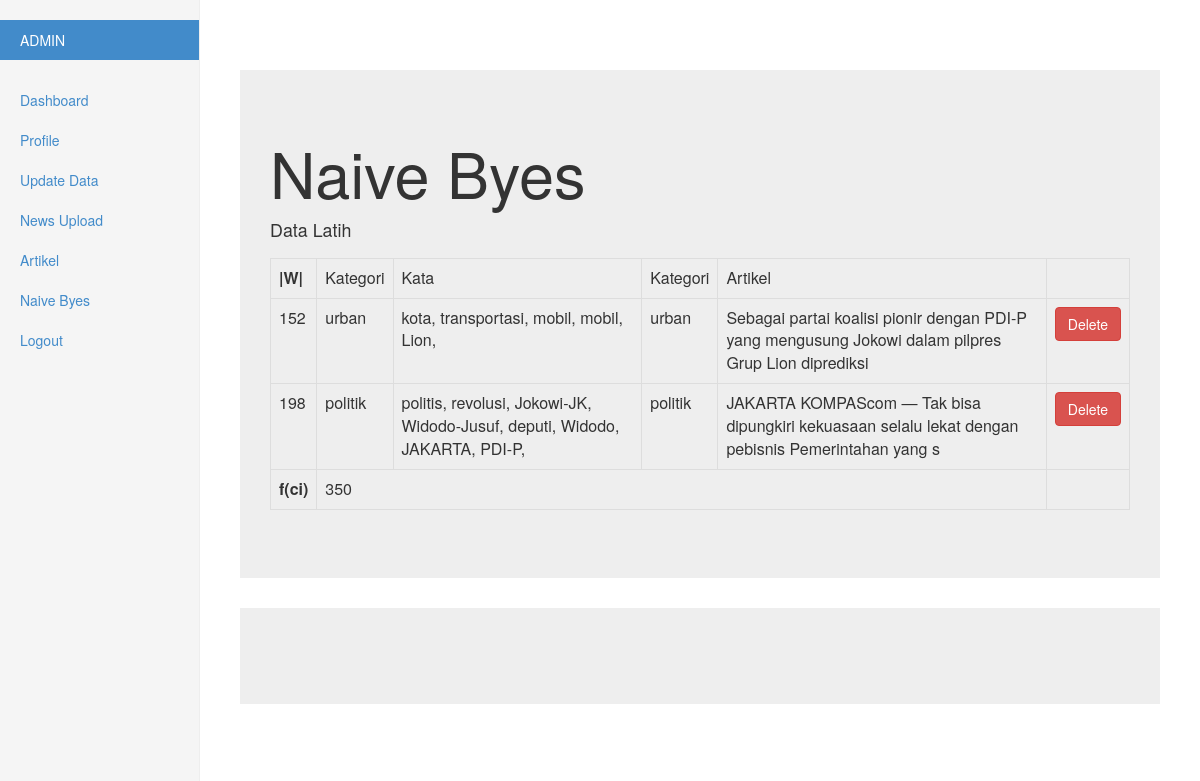
Page /main/naivebyes_menu.php on the committed database.
### tables this page shows
CREATE TABLE IF NOT EXISTS `reg_artikel` (
  `id` int(11) NOT NULL AUTO_INCREMENT,
  `id_category` int(11) NOT NULL,
  `total_kata` int(11) NOT NULL,
  `id_artikel` int(11) NOT NULL,
  PRIMARY KEY (`id`)
);

CREATE TABLE IF NOT EXISTS `kategori` (
  `id` int(11) NOT NULL AUTO_INCREMENT,
  `kamus` varchar(100) NOT NULL,
  `active` tinyint(1) NOT NULL DEFAULT '1',
  PRIMARY KEY (`id`)
);

CREATE TABLE IF NOT EXISTS `kamus_kata` (
  `id` int(11) NOT NULL AUTO_INCREMENT,
  `kamus` varchar(100) NOT NULL,
  `keterangan` varchar(200) NOT NULL DEFAULT '0',
  `active` tinyint(4) NOT NULL DEFAULT '1',
  PRIMARY KEY (`id`)
);

CREATE TABLE IF NOT EXISTS `artikel` (
  `id` int(11) NOT NULL AUTO_INCREMENT,
  `artikel` text NOT NULL,
  `artikel_sumber` text NOT NULL,
  `date_time` datetime NOT NULL DEFAULT '0000-00-00 00:00:00',
  `id_kategori` int(11) NOT NULL,
  `result` text,
  `active` char(1) NOT NULL DEFAULT '1',
  `date_modified` timestamp NOT NULL DEFAULT '0000-00-00 00:00:00' ON UPDATE CURRENT_TIMESTAMP,
  `judul_artikel` varchar(255) NOT NULL,
  PRIMARY KEY (`id`)
);

### main/naivebyes_menu.php (the view, shortened to what this page needs)
<?php
	$sql	=	"select reg_artikel.id, kategori.kamus, artikel.artikel, artikel.id_kategori, total_kata
					from reg_artikel left join kategori on reg_artikel.id_category = kategori.id
					left join artikel on reg_artikel.id_artikel = artikel.id";
?>
<?php	include_once("../template/header.php");?>
<?php	include_once("../template/sidebar.php");?>
	 <div class="col-sm-9 col-sm-offset-3 col-md-10 col-md-offset-2 main">
        <div class='jumbotron'>
			<h1>Naive Byes</h1>
			<p><small>Data Latih</small></p>
			<table class="table table-bordered">
			<tr>
				<th> |W| </th>
				<td>Kategori</td>
				<td>Kata</td>
				<td>Kategori</td>
				<td>Artikel</td>
				<td>&nbsp;</td>
			</tr>
			<?php
				$total_kata = 0;
				$query	=	mysql_query($sql);
				while($row = mysql_fetch_array($query)){
					echo "<tr>";
					echo "<td>".$row['total_kata']."</td>";
					echo "<td>".$row['kamus']."</td>";
					$sql1	=	"select kamus_kata.*
										from
										kamus_kategori
										inner join kamus_kata on kamus_kategori.id_kata = kamus_kata.id
										where kamus_kategori.id_kategori = '".$row['id_kategori']."'";
					$query1	=	mysql_query($sql1);
					echo "<td>";
					while($row1 = mysql_fetch_array($query1)){
						echo "".$row1['kamus'].", ";
						}
					echo "</td>";
					echo "<td>".$row['kamus']."</td>";
					echo "<td>".substr($row['artikel'], 0, 100)."</td>";
					echo "<td><a href='delete_reg_artikel.php?id=".$row['id']."' class='btn btn-danger'>Delete</a></td>";
					echo "</tr>";
				$total_kata = $total_kata + $row['total_kata'];
				}
			?>
			<tr>
				<th>f(ci)</th>
				<td colspan="4"><?php echo $total_kata;?></td>
			</tr>
			</table>
			</div>
		<div class="jumbotron">
		</div>
		</div>
<?php	include_once("../template/footer.php"); ?>

### assets/dashboard.css (style rules this page uses)
body { padding-top: 50px; }
.main { padding: 20px; }
@media (min-width: 768px) { .main { padding-right: 40px; padding-left: 40px; } }

### rows in the picture
reg_artikel: total_kata "152", kategori.kamus "urban", id_artikel.artikel "Sebagai partai koalisi pionir dengan PDI-P yang mengusung Jokowi dalam pilpres Grup Lion diprediksi"
kamus_kata: kamus "kota"
kamus_kata: kamus "transportasi"
kamus_kata: kamus "mobil"
kamus_kata: kamus "mobil"
kamus_kata: kamus "Lion"
reg_artikel: total_kata "198", kategori.kamus "politik", id_artikel.artikel "JAKARTA KOMPAScom — Tak bisa dipungkiri kekuasaan selalu lekat dengan pebisnis Pemerintahan yang s"
kamus_kata: kamus "politis"
kamus_kata: kamus "revolusi"
kamus_kata: kamus "Jokowi-JK"
kamus_kata: kamus "Widodo-Jusuf"
kamus_kata: kamus "deputi"
kamus_kata: kamus "Widodo"
kamus_kata: kamus "JAKARTA"
kamus_kata: kamus "PDI-P"

### other values in the picture
$total_kata "350"
